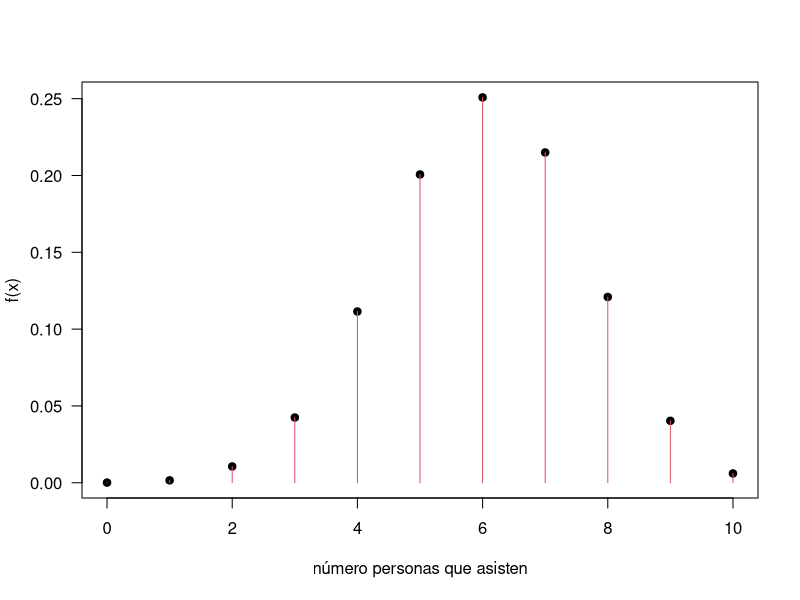
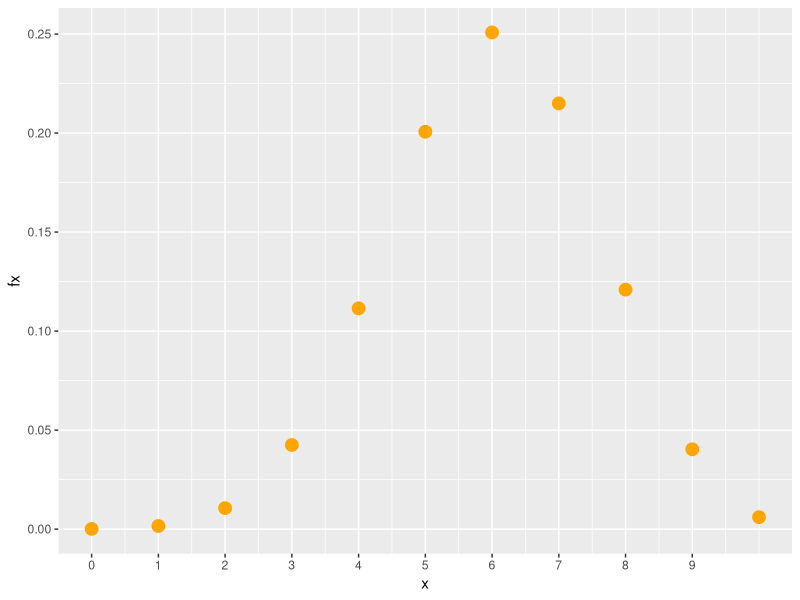
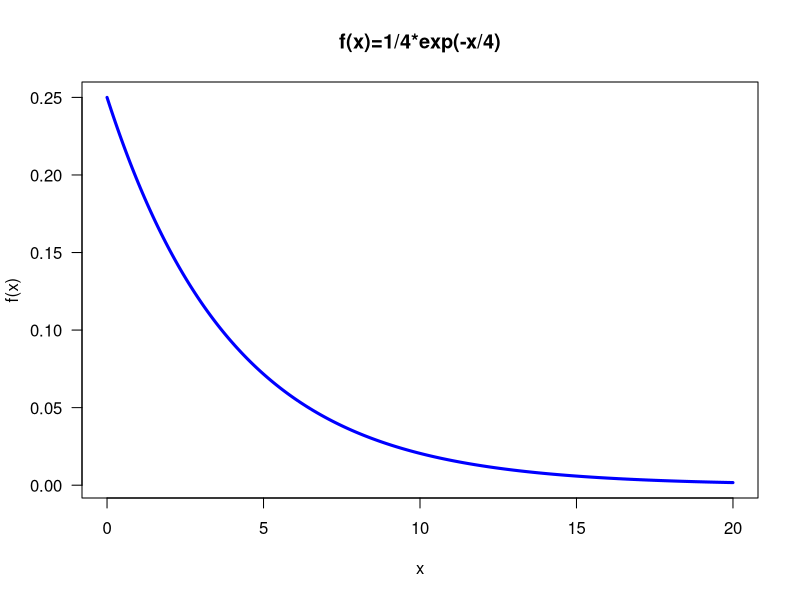
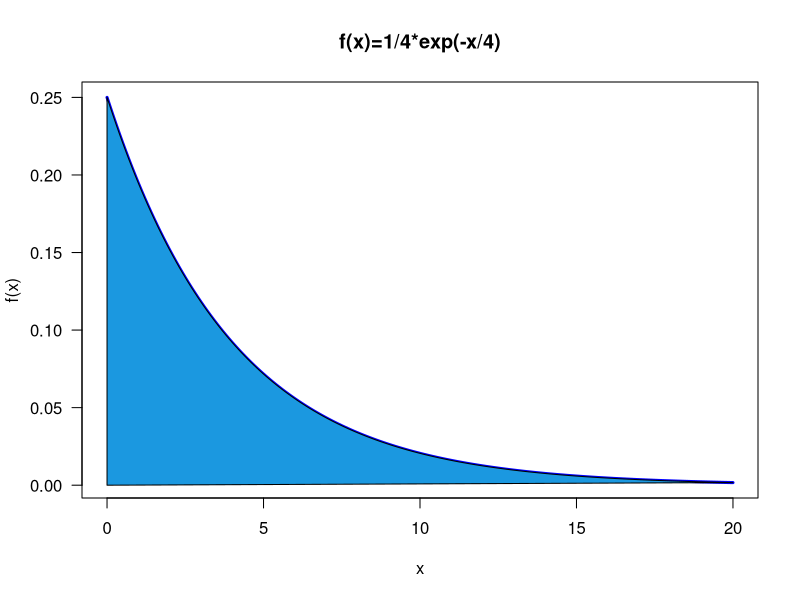
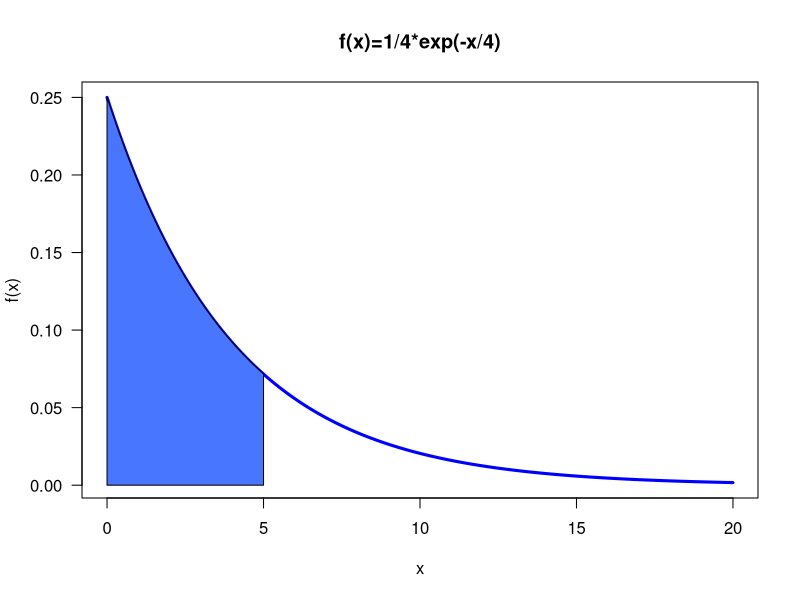
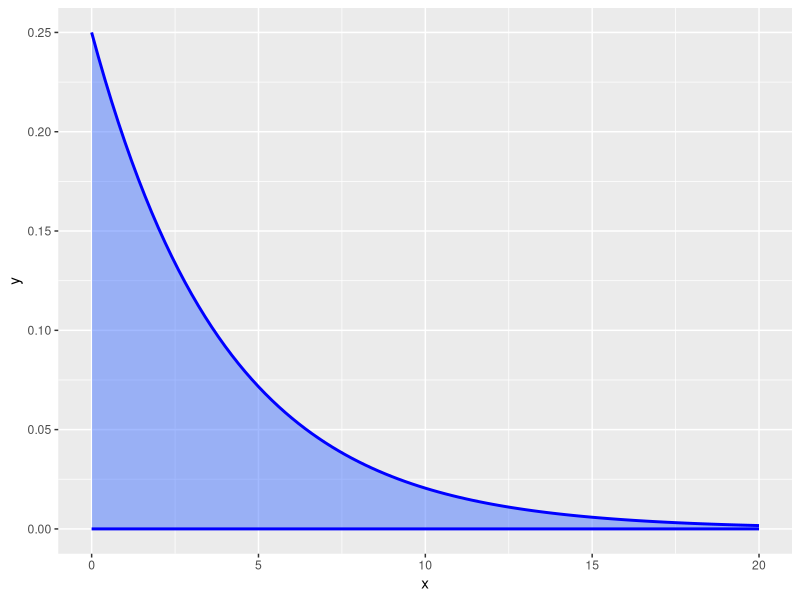

The R script that drew these images, in order:
## ---- chunk 1
knitr::opts_chunk$set(echo = TRUE,comment = NA)
library(tidyverse)


## ---- chunk 2
x=0:10
fx=choose(10,x)*0.60^x*0.40^(10-x)  
## ---- chunk 3
sum(fx)
## ---- chunk 4
x=0:10
fx=choose(10,x)*0.60^x*0.40^(10-x)  
plot(x,fx, las=1, ylab="f(x)", xlab="número personas que asisten", pch=19)
lines(x, fx, type="h", col=2)
## ---- chunk 5
library(ggplot2)
x=0:10
fx=choose(10,x)*0.60^x*0.40^(10-x)  
dat=data.frame(x,fx)
ggplot(dat) + geom_point(aes(x, fx),colour = "orange", size = 4) +
  scale_x_continuous(limits = c(0, 10),
                     breaks = c(0,1,2,3,4,5,6,7,8,9), 
                     labels = c('0','1','2','3','4','5','6','7','8','9'))
## ---- chunk 6
x=0:10
fx=choose(10,x)*0.60^x*0.40^(10-x)  
Fx=cumsum(fx)
dt=data.frame(x,fx,Fx)
dt
## ---- chunk 7
curve(1/4*exp(-x/4) , from=0, to=20, n=300, xlab="x", ylab="f(x)", 
             col="blue", lwd=3, main="f(x)=1/4*exp(-x/4)", las=1  )
## ---- chunk 8
x=seq(from = 0, to = 20, by = 0.1)
y=function(y){1/4*exp(-y/4)}
fx=y(x)
plot(x,fx, xlab="x", ylab="f(x)", type="l",
             col="blue", lwd=3, main="f(x)=1/4*exp(-x/4)", las=1  )
x1=c(0,x,0)
fx1=c(0,fx,0)
polygon(x1, fx1,col = "#1b98e0") 

## ---- chunk 9
x=seq(from = 0, to = 20, by = 0.1)
y=function(y){1/4*exp(-y/4)}
fx=y(x)
plot(x,fx, xlab="x", ylab="f(x)", type="l",
             col="blue", lwd=3, main="f(x)=1/4*exp(-x/4)", las=1  )
x1=seq(from=0, to=5,by=0.1)
fx1=y(x1)
x1=c(0,x1,5)
fx1=c(0,fx1,0)
polygon(x1, fx1,col = "#4876FF") 
## ---- chunk 10
library(ggplot2)
ggplot(data.frame(x=c(0, 20)), aes(x)) + 
    stat_function(fun=function(x){1/4*exp(-x/4)},colour="blue", size=1,
                  geom="area", fill="#4876FF", alpha=0.5) 
    
## ---- chunk 11
fy=function(y){1/4*exp(-y/4)}
integrate(fy, lower=0,upper=Inf)
